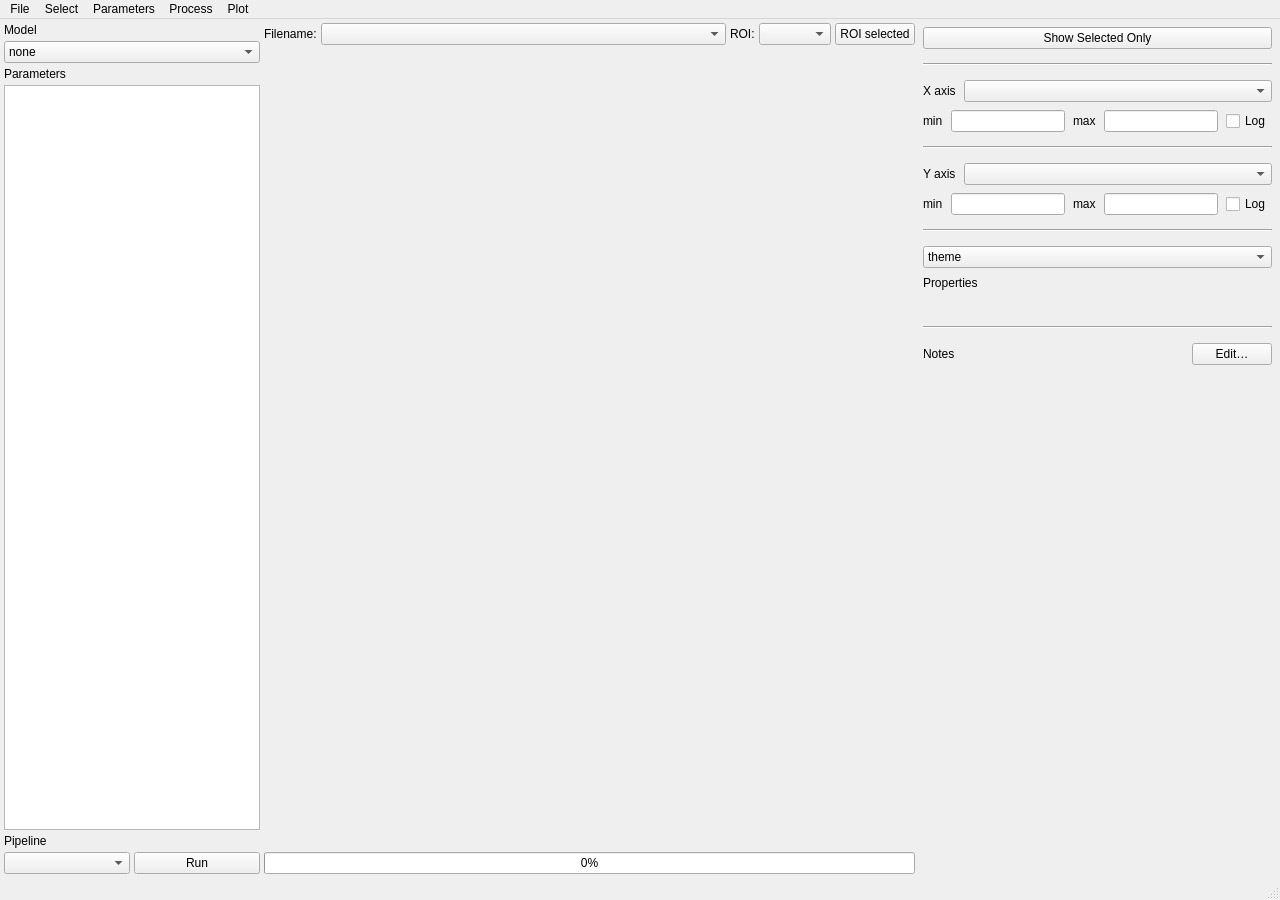
<?xml version="1.0" encoding="UTF-8"?>
<ui version="4.0">
 <class>MainWindow</class>
 <widget class="QMainWindow" name="MainWindow">
  <property name="geometry">
   <rect>
    <x>0</x>
    <y>0</y>
    <width>1280</width>
    <height>900</height>
   </rect>
  </property>
  <property name="windowTitle">
   <string>Trace Editor</string>
  </property>
  <widget class="QWidget" name="centralwidget">
   <layout class="QHBoxLayout" name="mainLayout">
    <property name="spacing">
     <number>4</number>
    </property>
    <property name="leftMargin">
     <number>4</number>
    </property>
    <property name="topMargin">
     <number>4</number>
    </property>
    <property name="rightMargin">
     <number>4</number>
    </property>
    <property name="bottomMargin">
     <number>4</number>
    </property>
    <!-- LEFT COLUMN -->
    <item>
     <widget class="QWidget" name="leftWidget">
      <property name="minimumWidth">
       <number>200</number>
      </property>
      <property name="maximumWidth">
       <number>260</number>
      </property>
      <layout class="QVBoxLayout" name="leftLayout">
       <property name="spacing">
        <number>4</number>
       </property>
       <property name="leftMargin">
        <number>0</number>
       </property>
       <property name="topMargin">
        <number>0</number>
       </property>
       <property name="rightMargin">
        <number>0</number>
       </property>
       <property name="bottomMargin">
        <number>0</number>
       </property>
       <item>
        <widget class="QLabel" name="modelLabel">
         <property name="text">
          <string>Model</string>
         </property>
        </widget>
       </item>
       <item>
        <widget class="QComboBox" name="modelComboBox">
         <item><property name="text"><string>none</string></property></item>
         <item><property name="text"><string>ExponentialDrift</string></property></item>
         <item><property name="text"><string>zMagnetForce</string></property></item>
         <item><property name="text"><string>zWLC</string></property></item>
         <item><property name="text"><string>zFiber</string></property></item>
         <item><property name="text"><string>zHMf</string></property></item>
         <item><property name="text"><string>zHMf2</string></property></item>
        </widget>
       </item>
       <item>
        <widget class="QLabel" name="parametersLabel">
         <property name="text">
          <string>Parameters</string>
         </property>
        </widget>
       </item>
       <item>
        <widget class="QListWidget" name="paramsListWidget">
         <property name="sizePolicy">
          <sizepolicy hsizetype="Expanding" vsizetype="Expanding">
           <horstretch>0</horstretch>
           <verstretch>1</verstretch>
          </sizepolicy>
         </property>
         <property name="styleSheet">
          <string>QListWidget::item { padding: 2px; }</string>
         </property>
        </widget>
       </item>
       <item>
        <widget class="QLabel" name="pipelineLabel">
         <property name="text">
          <string>Pipeline</string>
         </property>
        </widget>
       </item>
       <item>
        <layout class="QHBoxLayout" name="pipelineLayout">
         <item>
          <widget class="QComboBox" name="pipelineComboBox"/>
         </item>
         <item>
          <widget class="QPushButton" name="runPipelineButton">
           <property name="text">
            <string>Run</string>
           </property>
          </widget>
         </item>
        </layout>
       </item>
      </layout>
     </widget>
    </item>
    <!-- CENTER COLUMN -->
    <item>
     <widget class="QWidget" name="centerWidget">
      <property name="sizePolicy">
       <sizepolicy hsizetype="Expanding" vsizetype="Preferred">
        <horstretch>3</horstretch>
        <verstretch>0</verstretch>
       </sizepolicy>
      </property>
      <layout class="QVBoxLayout" name="centerLayout">
       <property name="spacing">
        <number>4</number>
       </property>
       <property name="leftMargin">
        <number>0</number>
       </property>
       <property name="topMargin">
        <number>0</number>
       </property>
       <property name="rightMargin">
        <number>0</number>
       </property>
       <property name="bottomMargin">
        <number>0</number>
       </property>
       <item>
        <layout class="QHBoxLayout" name="fileSelectorLayout">
         <item>
          <widget class="QLabel" name="filenameLabel">
           <property name="text"><string>Filename:</string></property>
          </widget>
         </item>
         <item>
          <widget class="QComboBox" name="fileComboBox">
           <property name="sizePolicy">
            <sizepolicy hsizetype="Expanding" vsizetype="Fixed">
             <horstretch>0</horstretch>
             <verstretch>0</verstretch>
            </sizepolicy>
           </property>
          </widget>
         </item>
         <item>
          <widget class="QLabel" name="roiLabel">
           <property name="text"><string>ROI:</string></property>
          </widget>
         </item>
         <item>
          <widget class="QComboBox" name="roiComboBox"/>
         </item>
         <item>
          <widget class="QPushButton" name="selectedButton">
           <property name="text"><string>ROI selected</string></property>
           <property name="checkable"><bool>true</bool></property>
           <property name="sizePolicy">
            <sizepolicy hsizetype="Fixed" vsizetype="Fixed">
             <horstretch>0</horstretch>
             <verstretch>0</verstretch>
            </sizepolicy>
           </property>
          </widget>
         </item>
        </layout>
       </item>
       <item>
        <widget class="QWidget" name="plotWidget">
         <property name="sizePolicy">
          <sizepolicy hsizetype="Expanding" vsizetype="Expanding">
           <horstretch>0</horstretch>
           <verstretch>1</verstretch>
          </sizepolicy>
         </property>
        </widget>
       </item>
       <item>
        <widget class="QProgressBar" name="progressBar">
         <property name="maximum">
          <number>100</number>
         </property>
         <property name="value">
          <number>0</number>
         </property>
         <property name="visible">
          <bool>false</bool>
         </property>
        </widget>
       </item>
      </layout>
     </widget>
    </item>
    <!-- RIGHT COLUMN -->
    <item>
     <widget class="QWidget" name="rightWidget">
      <property name="minimumWidth">
       <number>180</number>
      </property>
      <property name="maximumWidth">
       <number>240</number>
      </property>
      <layout class="QVBoxLayout" name="rightLayout">
       <property name="spacing">
        <number>8</number>
       </property>
       <property name="leftMargin"><number>4</number></property>
       <property name="topMargin"><number>4</number></property>
       <property name="rightMargin"><number>4</number></property>
       <property name="bottomMargin"><number>4</number></property>

       <!-- ROI section -->
       <item>
        <widget class="QPushButton" name="selectedOnlyCheckBox">
         <property name="text"><string>Show Selected Only</string></property>
         <property name="checkable"><bool>true</bool></property>
        </widget>
       </item>

       <item><spacer name="sp1">
        <property name="orientation"><enum>Qt::Orientation::Vertical</enum></property>
        <property name="sizeType"><enum>QSizePolicy::Policy::Fixed</enum></property>
        <property name="sizeHint" stdset="0"><size><width>0</width><height>6</height></size></property>
       </spacer></item>
       <item><widget class="QFrame" name="hline1">
        <property name="frameShape"><enum>QFrame::Shape::HLine</enum></property>
        <property name="frameShadow"><enum>QFrame::Shadow::Sunken</enum></property>
       </widget></item>
       <item><spacer name="sp2">
        <property name="orientation"><enum>Qt::Orientation::Vertical</enum></property>
        <property name="sizeType"><enum>QSizePolicy::Policy::Fixed</enum></property>
        <property name="sizeHint" stdset="0"><size><width>0</width><height>6</height></size></property>
       </spacer></item>

       <!-- X axis section -->
       <item>
        <layout class="QHBoxLayout" name="xAxisHeaderLayout">
         <item><widget class="QLabel" name="xAxisLabel"><property name="text"><string>X axis</string></property></widget></item>
         <item><widget class="QComboBox" name="xChannelComboBox">
          <property name="sizePolicy"><sizepolicy hsizetype="Expanding" vsizetype="Fixed"><horstretch>1</horstretch><verstretch>0</verstretch></sizepolicy></property>
         </widget></item>
        </layout>
       </item>
       <item>
        <layout class="QHBoxLayout" name="xMinMaxLayout">
         <item><widget class="QLabel" name="xMinLabel"><property name="text"><string>min</string></property></widget></item>
         <item><widget class="QLineEdit" name="xMinEdit">
          <property name="sizePolicy"><sizepolicy hsizetype="Expanding" vsizetype="Fixed"><horstretch>1</horstretch><verstretch>0</verstretch></sizepolicy></property>
          <property name="styleSheet"><string>QLineEdit { padding: 2px 3px; }</string></property>
         </widget></item>
         <item><widget class="QLabel" name="xMaxLabel"><property name="text"><string>max</string></property></widget></item>
         <item><widget class="QLineEdit" name="xMaxEdit">
          <property name="sizePolicy"><sizepolicy hsizetype="Expanding" vsizetype="Fixed"><horstretch>1</horstretch><verstretch>0</verstretch></sizepolicy></property>
          <property name="styleSheet"><string>QLineEdit { padding: 2px 3px; }</string></property>
         </widget></item>
         <item><widget class="QCheckBox" name="xLogCheckBox"><property name="text"><string>Log</string></property></widget></item>
        </layout>
       </item>

       <item><spacer name="sp3">
        <property name="orientation"><enum>Qt::Orientation::Vertical</enum></property>
        <property name="sizeType"><enum>QSizePolicy::Policy::Fixed</enum></property>
        <property name="sizeHint" stdset="0"><size><width>0</width><height>6</height></size></property>
       </spacer></item>
       <item><widget class="QFrame" name="hline2">
        <property name="frameShape"><enum>QFrame::Shape::HLine</enum></property>
        <property name="frameShadow"><enum>QFrame::Shadow::Sunken</enum></property>
       </widget></item>
       <item><spacer name="sp4">
        <property name="orientation"><enum>Qt::Orientation::Vertical</enum></property>
        <property name="sizeType"><enum>QSizePolicy::Policy::Fixed</enum></property>
        <property name="sizeHint" stdset="0"><size><width>0</width><height>6</height></size></property>
       </spacer></item>

       <!-- Y axis section -->
       <item>
        <layout class="QHBoxLayout" name="yAxisHeaderLayout">
         <item><widget class="QLabel" name="yAxisLabel"><property name="text"><string>Y axis</string></property></widget></item>
         <item><widget class="QComboBox" name="yChannelComboBox">
          <property name="sizePolicy"><sizepolicy hsizetype="Expanding" vsizetype="Fixed"><horstretch>1</horstretch><verstretch>0</verstretch></sizepolicy></property>
         </widget></item>
        </layout>
       </item>
       <item>
        <layout class="QHBoxLayout" name="yMinMaxLayout">
         <item><widget class="QLabel" name="yMinLabel"><property name="text"><string>min</string></property></widget></item>
         <item><widget class="QLineEdit" name="yMinEdit">
          <property name="sizePolicy"><sizepolicy hsizetype="Expanding" vsizetype="Fixed"><horstretch>1</horstretch><verstretch>0</verstretch></sizepolicy></property>
          <property name="styleSheet"><string>QLineEdit { padding: 2px 3px; }</string></property>
         </widget></item>
         <item><widget class="QLabel" name="yMaxLabel"><property name="text"><string>max</string></property></widget></item>
         <item><widget class="QLineEdit" name="yMaxEdit">
          <property name="sizePolicy"><sizepolicy hsizetype="Expanding" vsizetype="Fixed"><horstretch>1</horstretch><verstretch>0</verstretch></sizepolicy></property>
          <property name="styleSheet"><string>QLineEdit { padding: 2px 3px; }</string></property>
         </widget></item>
         <item><widget class="QCheckBox" name="yLogCheckBox"><property name="text"><string>Log</string></property></widget></item>
        </layout>
       </item>

       <item><spacer name="sp5">
        <property name="orientation"><enum>Qt::Orientation::Vertical</enum></property>
        <property name="sizeType"><enum>QSizePolicy::Policy::Fixed</enum></property>
        <property name="sizeHint" stdset="0"><size><width>0</width><height>6</height></size></property>
       </spacer></item>
       <item><widget class="QFrame" name="hline3">
        <property name="frameShape"><enum>QFrame::Shape::HLine</enum></property>
        <property name="frameShadow"><enum>QFrame::Shadow::Sunken</enum></property>
       </widget></item>
       <item><spacer name="sp6">
        <property name="orientation"><enum>Qt::Orientation::Vertical</enum></property>
        <property name="sizeType"><enum>QSizePolicy::Policy::Fixed</enum></property>
        <property name="sizeHint" stdset="0"><size><width>0</width><height>6</height></size></property>
       </spacer></item>

       <!-- colorComboBox lives in the plot menu bar now, see menuColor -->
       <item>
        <widget class="QComboBox" name="colorComboBox">
         <property name="visible"><bool>false</bool></property>
         <item><property name="text"><string>theme</string></property></item>
         <item><property name="text"><string>blue</string></property></item>
         <item><property name="text"><string>orange</string></property></item>
         <item><property name="text"><string>green</string></property></item>
         <item><property name="text"><string>pink</string></property></item>
         <item><property name="text"><string>lightblue</string></property></item>
         <item><property name="text"><string>purple</string></property></item>
         <item><property name="text"><string>fuchia</string></property></item>
         <item><property name="text"><string>yellow</string></property></item>
         <item><property name="text"><string>teal</string></property></item>
         <item><property name="text"><string>red</string></property></item>
        </widget>
       </item>

       <!-- File metadata section -->
       <item><widget class="QLabel" name="fileMetaLabel"><property name="text"><string>Properties</string></property></widget></item>
       <item>
        <widget class="QLabel" name="fileMetaText">
         <property name="text"><string/></property>
         <property name="wordWrap"><bool>true</bool></property>
         <property name="alignment"><set>Qt::AlignmentFlag::AlignTop|Qt::AlignmentFlag::AlignLeft</set></property>
        </widget>
       </item>

       <item><spacer name="sp9">
        <property name="orientation"><enum>Qt::Orientation::Vertical</enum></property>
        <property name="sizeType"><enum>QSizePolicy::Policy::Fixed</enum></property>
        <property name="sizeHint" stdset="0"><size><width>0</width><height>6</height></size></property>
       </spacer></item>
       <item><widget class="QFrame" name="hline5">
        <property name="frameShape"><enum>QFrame::Shape::HLine</enum></property>
        <property name="frameShadow"><enum>QFrame::Shadow::Sunken</enum></property>
       </widget></item>
       <item><spacer name="sp10">
        <property name="orientation"><enum>Qt::Orientation::Vertical</enum></property>
        <property name="sizeType"><enum>QSizePolicy::Policy::Fixed</enum></property>
        <property name="sizeHint" stdset="0"><size><width>0</width><height>6</height></size></property>
       </spacer></item>

       <!-- Notes section -->
       <item>
        <layout class="QHBoxLayout" name="notesHeaderLayout">
         <item><widget class="QLabel" name="notesLabel"><property name="text"><string>Notes</string></property></widget></item>
         <item><spacer name="notesHeaderSpacer">
          <property name="orientation"><enum>Qt::Orientation::Horizontal</enum></property>
          <property name="sizeHint" stdset="0"><size><width>0</width><height>0</height></size></property>
         </spacer></item>
         <item><widget class="QPushButton" name="editNotesButton"><property name="text"><string>Edit…</string></property></widget></item>
        </layout>
       </item>
       <item>
        <widget class="QScrollArea" name="notesScrollArea">
         <property name="widgetResizable"><bool>true</bool></property>
         <property name="frameShape"><enum>QFrame::Shape::NoFrame</enum></property>
         <property name="sizePolicy">
          <sizepolicy hsizetype="Expanding" vsizetype="Expanding">
           <horstretch>0</horstretch>
           <verstretch>1</verstretch>
          </sizepolicy>
         </property>
         <widget class="QWidget" name="notesScrollAreaContents">
          <layout class="QVBoxLayout" name="notesScrollAreaLayout">
           <property name="leftMargin"><number>0</number></property>
           <property name="topMargin"><number>0</number></property>
           <property name="rightMargin"><number>0</number></property>
           <property name="bottomMargin"><number>0</number></property>
           <item>
            <widget class="QLabel" name="notesText">
             <property name="text"><string/></property>
             <property name="wordWrap"><bool>true</bool></property>
             <property name="alignment"><set>Qt::AlignmentFlag::AlignTop|Qt::AlignmentFlag::AlignLeft</set></property>
            </widget>
           </item>
          </layout>
         </widget>
        </widget>
       </item>
      </layout>
     </widget>
    </item>
   </layout>
  </widget>
  <widget class="QMenuBar" name="menubar">
   <property name="geometry">
    <rect>
     <x>0</x>
     <y>0</y>
     <width>1280</width>
     <height>24</height>
    </rect>
   </property>
   <widget class="QMenu" name="menuFile">
    <property name="title">
     <string>File</string>
    </property>
    <addaction name="actionOpen"/>
    <addaction name="actionImportLegacy"/>
    <addaction name="separator"/>
    <addaction name="actionCloseCurrent"/>
    <addaction name="actionCloseAll"/>
    <addaction name="separator"/>
    <addaction name="actionWatchFolder"/>
    <addaction name="actionWatchingEnabled"/>
    <addaction name="separator"/>
    <addaction name="actionExport"/>
    <addaction name="separator"/>
    <addaction name="actionInspectH5"/>
    <addaction name="separator"/>
    <addaction name="actionExit"/>
   </widget>
   <widget class="QMenu" name="menuSelect">
    <property name="title">
     <string>Select</string>
    </property>
    <widget class="QMenu" name="menuPoints">
     <property name="title">
      <string>Points</string>
     </property>
     <addaction name="actionPointsInRange"/>
     <addaction name="actionPointsInView"/>
    </widget>
    <widget class="QMenu" name="menuTraces">
     <property name="title">
      <string>Traces</string>
     </property>
     <addaction name="actionAll"/>
     <addaction name="actionNone"/>
     <addaction name="actionToggle"/>
     <addaction name="actionCriteria"/>
    </widget>
    <addaction name="menuPoints"/>
    <addaction name="menuTraces"/>
   </widget>
   <widget class="QMenu" name="menuParameters">
    <property name="title">
     <string>Parameters</string>
    </property>
    <widget class="QMenu" name="menuRemove">
     <property name="title">
      <string>Remove</string>
     </property>
     <addaction name="actionRemoveModelViewed"/>
     <addaction name="actionRemoveModelAll"/>
     <addaction name="separator"/>
     <addaction name="actionRemoveAllProcessing"/>
    </widget>
    <addaction name="actionFit"/>
    <addaction name="actionPlotHistogram"/>
    <addaction name="separator"/>
    <addaction name="actionAutoFitOnOpen"/>
    <addaction name="separator"/>
    <addaction name="menuRemove"/>
   </widget>
   <widget class="QMenu" name="menuProcess">
    <property name="title">
     <string>Process</string>
    </property>
    <addaction name="actionCalculateForce"/>
    <addaction name="actionFreeDNA"/>
    <addaction name="actionRuptures"/>
   </widget>
   <widget class="QMenu" name="menuPlot">
    <property name="title">
     <string>Plot</string>
    </property>
    <widget class="QMenu" name="menuType">
     <property name="title">
      <string>Type</string>
     </property>
     <addaction name="actionTypeZt"/>
     <addaction name="actionTypeFZ"/>
     <addaction name="actionTypeYX"/>
    </widget>
    <widget class="QMenu" name="menuScale">
     <property name="title">
      <string>Scale</string>
     </property>
     <addaction name="actionScaleAuto"/>
     <addaction name="actionScaleFix"/>
     <addaction name="actionScaleContour"/>
    </widget>
    <widget class="QMenu" name="menuColor">
     <property name="title">
      <string>Color</string>
     </property>
     <addaction name="actionColorTheme"/>
     <addaction name="actionColorBlue"/>
     <addaction name="actionColorOrange"/>
     <addaction name="actionColorGreen"/>
     <addaction name="actionColorPink"/>
     <addaction name="actionColorLightblue"/>
     <addaction name="actionColorPurple"/>
     <addaction name="actionColorFuchia"/>
     <addaction name="actionColorYellow"/>
     <addaction name="actionColorTeal"/>
     <addaction name="actionColorRed"/>
    </widget>
    <addaction name="menuType"/>
    <addaction name="menuScale"/>
    <addaction name="menuColor"/>
    <addaction name="separator"/>
    <addaction name="actionCopyImage"/>
    <addaction name="actionSaveImage"/>
    <addaction name="actionBulkSaveImages"/>
   </widget>
   <addaction name="menuFile"/>
   <addaction name="menuSelect"/>
   <addaction name="menuParameters"/>
   <addaction name="menuProcess"/>
   <addaction name="menuPlot"/>
  </widget>
  <widget class="QStatusBar" name="statusbar"/>
  <action name="actionOpen">
   <property name="text"><string>Open…</string></property>
   <property name="shortcut"><string>Ctrl+O</string></property>
  </action>
  <action name="actionImportLegacy">
   <property name="text"><string>Import Legacy .hdf…</string></property>
  </action>
  <action name="actionInspectH5">
   <property name="text"><string>Inspect H5…</string></property>
  </action>
  <action name="actionCloseCurrent">
   <property name="text"><string>Close Current</string></property>
  </action>
  <action name="actionCloseAll">
   <property name="text"><string>Close All</string></property>
  </action>
  <action name="actionExport">
   <property name="text"><string>Export…</string></property>
   <property name="shortcut"><string>Ctrl+E</string></property>
  </action>
  <action name="actionExit">
   <property name="text"><string>Exit</string></property>
   <property name="shortcut"><string>Ctrl+W</string></property>
  </action>
  <action name="actionWatchFolder">
   <property name="text"><string>Watch Folder…</string></property>
  </action>
  <action name="actionWatchingEnabled">
   <property name="text"><string>Watching</string></property>
   <property name="checkable"><bool>true</bool></property>
  </action>
  <action name="actionPointsInRange">
   <property name="text"><string>By Criteria…</string></property>
  </action>
  <action name="actionPointsInView">
   <property name="text"><string>In view</string></property>
  </action>
  <action name="actionAll">
   <property name="text"><string>All</string></property>
  </action>
  <action name="actionNone">
   <property name="text"><string>None</string></property>
  </action>
  <action name="actionToggle">
   <property name="text"><string>Toggle</string></property>
  </action>
  <action name="actionCriteria">
   <property name="text"><string>Criteria…</string></property>
  </action>
  <action name="actionFit">
   <property name="text"><string>Fit…</string></property>
  </action>
  <action name="actionPlotHistogram">
   <property name="text"><string>Plot Histogram</string></property>
  </action>
  <action name="actionAutoFitOnOpen">
   <property name="text"><string>Auto-fit on File Open</string></property>
   <property name="checkable"><bool>true</bool></property>
  </action>
  <action name="actionRemoveModelViewed">
   <property name="text"><string>Model from Viewed Trace</string></property>
  </action>
  <action name="actionRemoveModelAll">
   <property name="text"><string>Model from All Traces</string></property>
  </action>
  <action name="actionRemoveAllProcessing">
   <property name="text"><string>All Processing (Params + Force)</string></property>
  </action>
  <action name="actionCalculateForce">
   <property name="text"><string>Calculate Force</string></property>
  </action>
  <action name="actionFreeDNA">
   <property name="text"><string>Free DNA</string></property>
  </action>
  <action name="actionRuptures">
   <property name="text"><string>Ruptures</string></property>
  </action>
  <action name="actionTypeZt">
   <property name="text"><string>Z(t)</string></property>
  </action>
  <action name="actionTypeFZ">
   <property name="text"><string>F(Z)</string></property>
  </action>
  <action name="actionTypeYX">
   <property name="text"><string>Y(X)</string></property>
  </action>
  <action name="actionScaleAuto">
   <property name="text"><string>Auto</string></property>
  </action>
  <action name="actionScaleFix">
   <property name="text"><string>Fix</string></property>
  </action>
  <action name="actionColorTheme">
   <property name="checkable"><bool>true</bool></property>
   <property name="text"><string>theme</string></property>
  </action>
  <action name="actionColorBlue">
   <property name="checkable"><bool>true</bool></property>
   <property name="text"><string>blue</string></property>
  </action>
  <action name="actionColorOrange">
   <property name="checkable"><bool>true</bool></property>
   <property name="text"><string>orange</string></property>
  </action>
  <action name="actionColorGreen">
   <property name="checkable"><bool>true</bool></property>
   <property name="text"><string>green</string></property>
  </action>
  <action name="actionColorPink">
   <property name="checkable"><bool>true</bool></property>
   <property name="text"><string>pink</string></property>
  </action>
  <action name="actionColorLightblue">
   <property name="checkable"><bool>true</bool></property>
   <property name="text"><string>lightblue</string></property>
  </action>
  <action name="actionColorPurple">
   <property name="checkable"><bool>true</bool></property>
   <property name="text"><string>purple</string></property>
  </action>
  <action name="actionColorFuchia">
   <property name="checkable"><bool>true</bool></property>
   <property name="text"><string>fuchia</string></property>
  </action>
  <action name="actionColorYellow">
   <property name="checkable"><bool>true</bool></property>
   <property name="text"><string>yellow</string></property>
  </action>
  <action name="actionColorTeal">
   <property name="checkable"><bool>true</bool></property>
   <property name="text"><string>teal</string></property>
  </action>
  <action name="actionColorRed">
   <property name="checkable"><bool>true</bool></property>
   <property name="text"><string>red</string></property>
  </action>
  <action name="actionScaleContour">
   <property name="text"><string>Contour length</string></property>
  </action>
  <action name="actionCopyImage">
   <property name="text"><string>Copy Image</string></property>
   <property name="shortcut"><string>Ctrl+Shift+C</string></property>
  </action>
  <action name="actionSaveImage">
   <property name="text"><string>Save Image…</string></property>
   <property name="shortcut"><string>Ctrl+Shift+S</string></property>
  </action>
  <action name="actionBulkSaveImages">
   <property name="text"><string>Bulk Save Images…</string></property>
  </action>
 </widget>
 <resources/>
 <connections/>
</ui>
